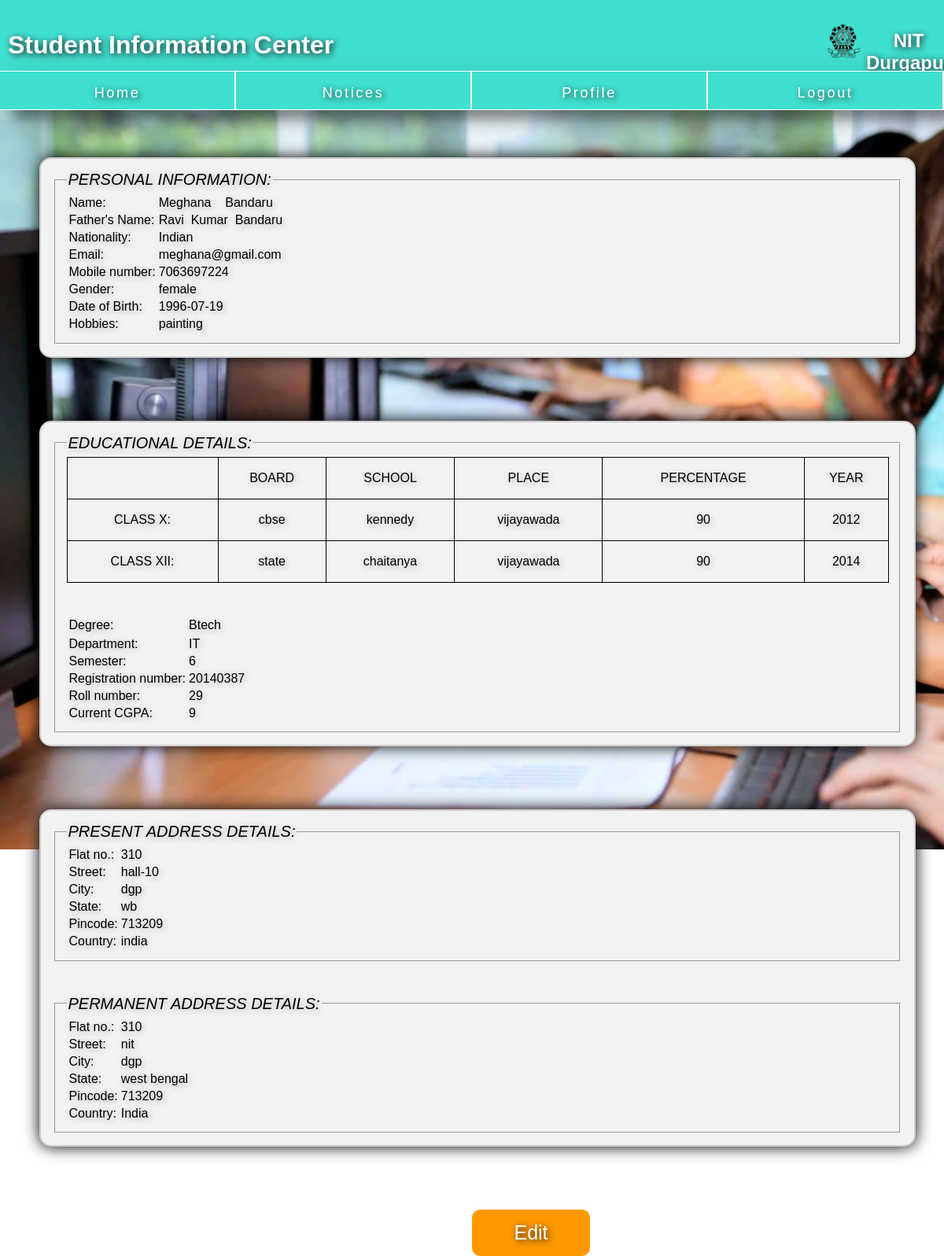
/showdata_student.php (signed in), run on the app's committed database.
### tables this page shows
CREATE TABLE `streg_personal_data` (
  `firstname` text NOT NULL,
  `middlename` text NOT NULL,
  `lastname` text NOT NULL,
  `fathers_fname` text NOT NULL,
  `fathers_mname` text NOT NULL,
  `fathers_lname` text NOT NULL,
  `nationality` text NOT NULL,
  `email` varchar(255) NOT NULL,
  `mob_num` bigint(10) NOT NULL,
  `gender` text NOT NULL,
  `dob` date NOT NULL,
  `hobbies` text NOT NULL,
  `boardX` text NOT NULL,
  `schoolX` text NOT NULL,
  `placeX` text NOT NULL,
  `percentX` float NOT NULL,
  `yearX` int(4) NOT NULL,
  `boardXII` text NOT NULL,
  `schoolXII` text NOT NULL,
  `placeXII` text NOT NULL,
  `percentXII` float NOT NULL,
  `yearXII` int(4) NOT NULL,
  `degree` text NOT NULL,
  `dept` text NOT NULL,
  `sem` varchar(20) NOT NULL,
  `reg_no` int(11) NOT NULL,
  `roll` int(11) NOT NULL,
  `cgpa` float NOT NULL,
  `flatno` varchar(100) NOT NULL,
  `street` varchar(100) NOT NULL,
  `city` text NOT NULL,
  `state` text NOT NULL,
  `pincode` int(11) NOT NULL,
  `country` text NOT NULL,
  `flatno_perm` varchar(100) NOT NULL,
  `street_perm` varchar(100) NOT NULL,
  `city_perm` text NOT NULL,
  `state_perm` text NOT NULL,
  `pincode_perm` int(11) NOT NULL,
  `country_perm` text NOT NULL,
  `user_name` text NOT NULL,
  `pass_word` varchar(8) NOT NULL,
  `sec_q` int(11) NOT NULL,
  `sec_a` text NOT NULL,
  `role` text NOT NULL
);

### showdata_student.php (the view, shortened to what this page needs)
<?php
   include('session.php');
   $un=$_SESSION['login_user'];
   $sql=  mysqli_query($db, "select * from streg_personal_data where user_name='$un'");
?>
<html>
   <head>
	<link rel="stylesheet" href="style5.css" type="text/css">
</head>
<body>
		<header>
        <div id="start">
            <img src="images/nitlogo.png">
            <h2>NIT Durgapur</h2>
		      <h1>Student Information Center</h1>
        </div>
        </header>
    	<nav>
        	<ul>
            	<li style="width:25%;"><a href="welcome_student.php"> <br>Home</a></li>
                <li style="width:25%;"><a href="notices.php"><br>Notices</a></li>
                <li style="width:25%;"><a href="showdata_student.php"><br>Profile</a></li>
                <li style="width:25%;"><a href="logout.php"><br>Logout</a></li>
         	</ul>
    	</nav>
        <?php
             while($row=  mysqli_fetch_array($sql)){
         ?>
         <div class="main" style="margin-top:200px;font-size:18px;">
        <fieldset>
        <legend>PERSONAL INFORMATION:</legend>
        <table border="0">
            <tr>
                <td>Name:</td>
                <td><?php echo $row['firstname']; ?>&nbsp&nbsp<?php echo $row['middlename']; ?>&nbsp&nbsp<?php echo $row['lastname']; ?></td>
            </tr>
            <tr>
                <td>Father's Name:</td>
                <td><?php echo $row['fathers_fname']; ?>&nbsp&nbsp<?php echo $row['fathers_mname']; ?>&nbsp&nbsp<?php echo $row['fathers_lname']; ?></td>
            </tr>
            <tr>
                <td>Nationality:</td>
                <td><?php echo $row['nationality'];?></td>
            </tr>
            <tr>
                <td>Email:</td>
                <td><?php echo $row['email'];?></td>
            </tr>
            <tr>
                <td>Mobile number:</td>
                <td><?php echo $row['mob_num'];?></td>
            </tr>
            <tr>
                <td>Gender:</td>
                <td><?php echo $row['gender'];?></td>
            </tr>
            <tr>
                <td>Date of Birth:</td>
                <td><?php echo $row['dob'];?></td>
            </tr>
            <tr>
                <td>Hobbies:</td>
                <td><?php echo $row['hobbies'];?></td>
            </tr>
        </table>
        </fieldset>
        </div>
        <div class="main" style="font-size:18px;">
        <fieldset>
        <legend>EDUCATIONAL DETAILS:</legend>
        <table style="border: 1px solid black; border-collapse: collapse; text-align:center;line-height: 50px;border-spacing: 50px 20px; padding: 200px; width: 100%;">
            <tr>
            <td style="border: 1px solid black;"></td>
            <td style="border: 1px solid black;">BOARD</td>
            <td style="border: 1px solid black;">SCHOOL</td>
            <td style="border: 1px solid black;">PLACE</td>
            <td style="border: 1px solid black;">PERCENTAGE</td>
            <td style="border: 1px solid black;">YEAR</td>
            </tr>
            <tr>
            <td style="border: 1px solid black;">CLASS X:</td>
            <td style="border: 1px solid black;"><?php echo $row['boardX'];?></td>
            <td style="border: 1px solid black;"><?php echo $row['schoolX'];?></td>
            <td style="border: 1px solid black;"><?php echo $row['placeX'];?></td>
            <td style="border: 1px solid black;"><?php echo $row['percentX'];?></td>
            <td style="border: 1px solid black;"><?php echo $row['yearX'];?></td>
            </tr>
            <tr>
            <td style="border: 1px solid black;">CLASS XII:</td>
            <td style="border: 1px solid black;"><?php echo $row['boardXII'];?></td>
            <td style="border: 1px solid black;"><?php echo $row['schoolXII'];?></td>
            <td style="border: 1px solid black;"><?php echo $row['placeXII'];?></td>
            <td style="border: 1px solid black;"><?php echo $row['percentXII'];?></td>
            <td style="border: 1px solid black;"><?php echo $row['yearXII'];?></td>
            </tr>
        </table>
        <br><br>
        <table fo>
            <tr>
            <td>Degree:</td>
            <td><?php echo $row['degree'];?></td>
            </tr>
            <tr>
            <tr>
            <td>Department:</td>
            <td><?php echo $row['dept'];?></td>
            </tr>
            <td>Semester:</td>
            <td><?php echo $row['sem'];?></td>
            </tr>
            <tr>
            <td>Registration number:</td>
            <td><?php echo $row['reg_no'];?></td>
            </tr>
            <tr>
            <td>Roll number:</td>
            <td><?php echo $row['roll'];?></td>
            </tr>
            <tr>
            <td>Current CGPA:</td>
            <td><?php echo $row['cgpa'];?></td>
            </tr>
        </table>
        </fieldset>
        </div>
        <div class="main" style="font-size:18px;">
        <fieldset>
        <legend>PRESENT ADDRESS DETAILS:</legend>
        <table>
        <tr>
        <td>Flat no.:</td>
        <td><?php echo $row['flatno'];?></td>
        </tr>
        <tr>
        <td>Street:</td>
        <td><?php echo $row['street'];?></td>
        </tr><tr>
        <td>City:</td>
        <td><?php echo $row['city'];?></td>
        </tr><tr>
        <td>State:</td>
        <td><?php echo $row['state'];?></td>
        </tr><tr>
        <td>Pincode:</td>
        <td><?php echo $row['pincode'];?></td>
        </tr><tr>
        <td>Country:</td>
        <td><?php echo $row['country'];?></td>
        </tr>
        </table>
        </fieldset>
        <br><br>
        <fieldset>
        <legend>PERMANENT ADDRESS DETAILS:</legend>
        <table>
        <tr>
        <td>Flat no.:</td>
        <td><?php echo $row['flatno_perm'];?></td>
        </tr>
        <tr>
        <td>Street:</td>
        <td><?php echo $row['street_perm'];?></td>
        </tr><tr>
        <td>City:</td>
        <td><?php echo $row['city_perm'];?></td>
        </tr><tr>
        <td>State:</td>
        <td><?php echo $row['state_perm'];?></td>
        </tr><tr>
        <td>Pincode:</td>
        <td><?php echo $row['pincode_perm'];?></td>
        </tr><tr>
        <td>Country:</td>
        <td><?php echo $row['country_perm'];?></td>
        </tr>
        </table>
        </fieldset>
        </div>
        <?php
             }
         ?>
         <button class="button" type="submit" id="" style="margin-left:600px;"
         onclick="location.href='edit-student.php?varname=<?php echo $un ?>'">Edit</button>
</body>
</html>

### style5.css (style rules this page uses)
body { margin: 0px; background-color: #ffffff; height: 800px; width: 100%; background-image: url(images/college-students_.jpg); background-repeat: no-repeat; background-attachment: fixed; width: 100%; }
header img { float: right; left: 1050px; top:30px; width: 45px; height: 45px; position: absolute; }
header h1 { float:left; text-decoration: none; position: absolute; top: 18px; left: 10px; }
header h2 { float:right; position: absolute; top: 18px; left: 1100px; }
header { font-family: Arial; text-shadow: 2px 2px 8px #1a1a1a; width: 100%; height: 80px; padding: 5px; color: #ffffff; background-color: #40e0d0; clear: left; text-align: center; border-bottom: transparent; position: fixed; box-shadow: 16px 12px 16px 0 rgba(0,0,0,0.39),16px 17px 50px 0 rgba(0,0,0,0.19); }
nav { font-family: Arial; width: 100%; margin-top: 90px; height: 50px; background-color: #40e0d0; position: fixed; overflow: hidden; box-shadow: 16px 12px 16px 0 rgba(0,0,0,0.39),16px 17px 50px 0 rgba(0,0,0,0.19); }
ul { list-style-type: none; margin: 0; padding: 0; float:left; width:100%; overflow: hidden; }
li { float: left; width:20%; }
a:link, a:visited { display: block; height: 48px; min-width: 243px; font-size: 18px; color: #FFFFFF; border-right: 2px solid #ffffff; border-top: 1px solid #ffffff; border-bottom: 1px solid #ffffff; background-color: transparent; text-shadow: 2px 2px 8px #1a1a1a; text-align: center; text-decoration: none; letter-spacing: 2pt; line-height: 100%; overflow: hidden; }
.button { background-color: #ff9900; border: none; font-size: 25px; color: #FFFFFF; padding: 15px; width: 150px; text-align: center; -webkit-transition-duration: 0.4s; transition-duration: 0.4s; text-decoration: none; overflow: hidden; cursor: pointer; border-radius: 10px; text-shadow:2px 2px 8px #1a1a1a; margin-left: 200px; margin-top: 80px; }
.main { width: 90%; margin-top: 80px; margin-left: 50px; margin-right: 230px; font-family: "Arial", Helvetica, sans-serif; font-size: 15px; text-shadow:2px 2px 8px #afafaf; border-radius: 15px; border: 2px solid #ccc; background-color: #f2f2f2; padding: 15px; float: left; box-shadow: 0 0 20px #000; }
legend { font-style: oblique; font-size: 20px; }

### data on the page
streg_personal_data: firstname "Meghana", lastname "Bandaru", fathers_fname "Ravi", fathers_mname "Kumar", fathers_lname "Bandaru", nationality "Indian", email "meghana@gmail.com", mob_num "7063697224", gender "female", dob "1996-07-19", hobbies "painting", boardX "cbse", schoolX "kennedy", placeX "vijayawada", percentX "90", yearX "2012", boardXII "state", schoolXII "chaitanya", placeXII "vijayawada", percentXII "90", yearXII "2014", degree "Btech", dept "IT", sem "6", reg_no "20140387", roll "29", cgpa "9", flatno "310", street "hall-10", city "dgp", state "wb", pincode "713209", country "india", flatno_perm "310", street_perm "nit", city_perm "dgp", state_perm "west bengal", pincode_perm "713209", country_perm "India"
